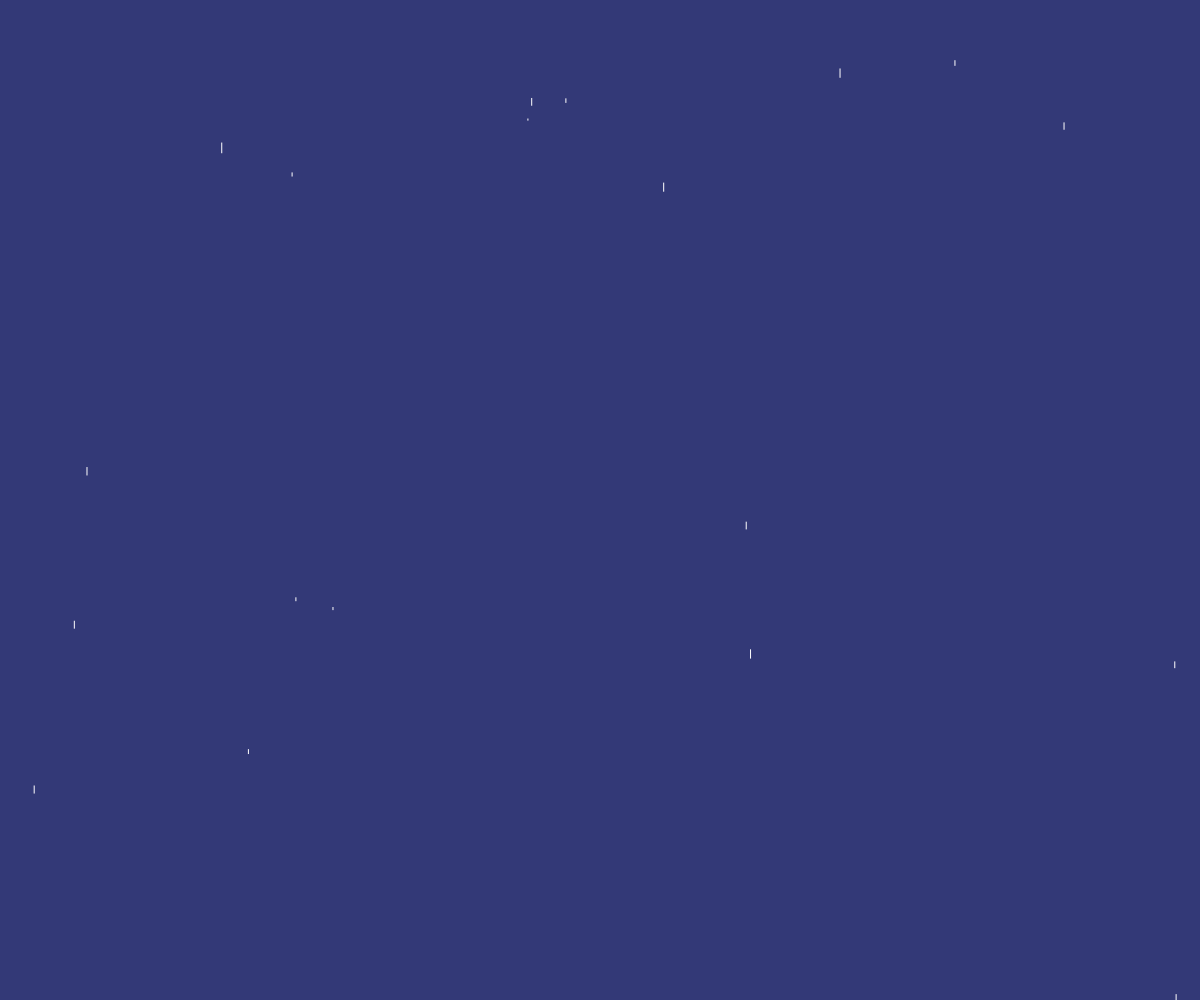
Frame 1 (no input)
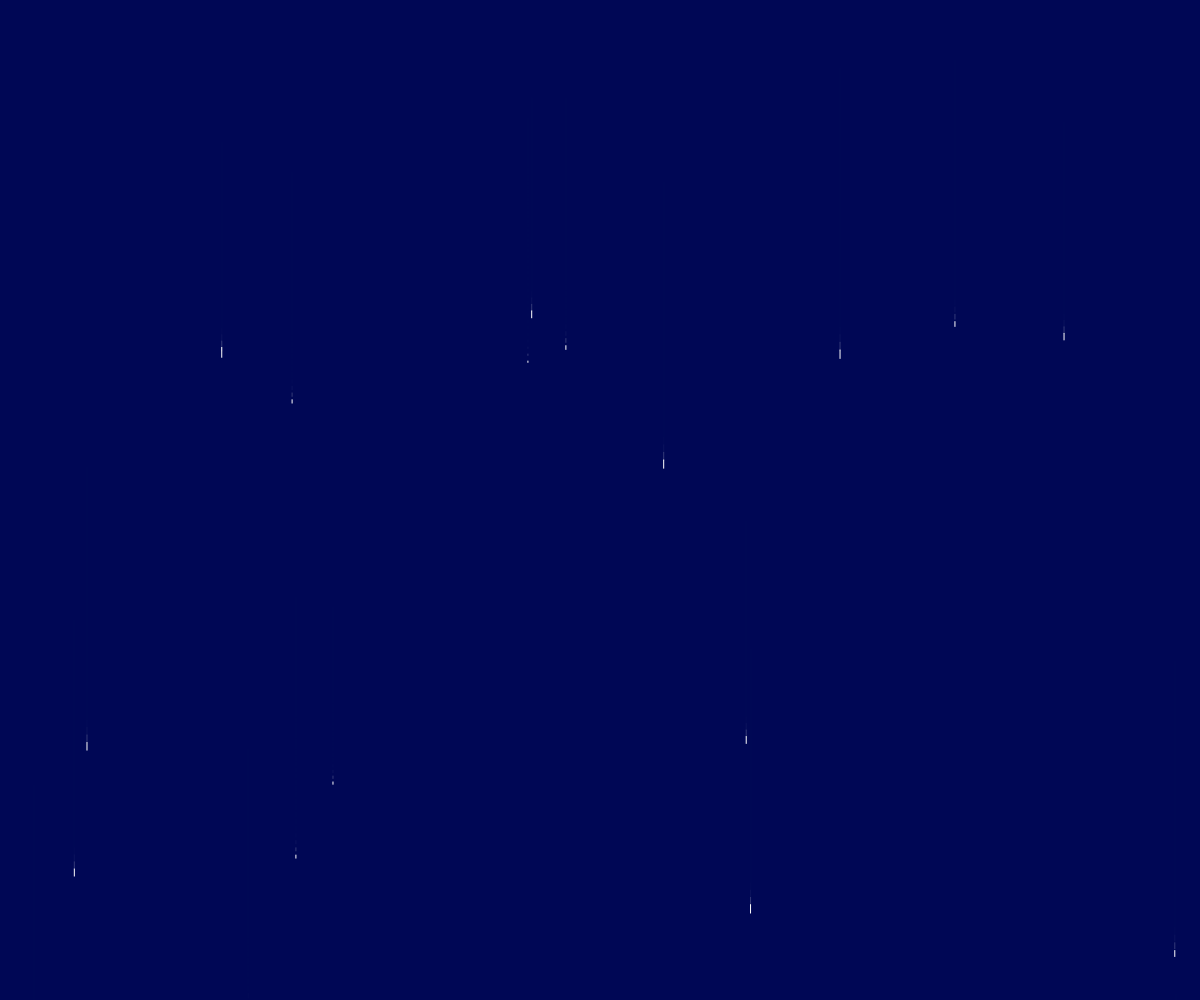
Frame 60 (no input)
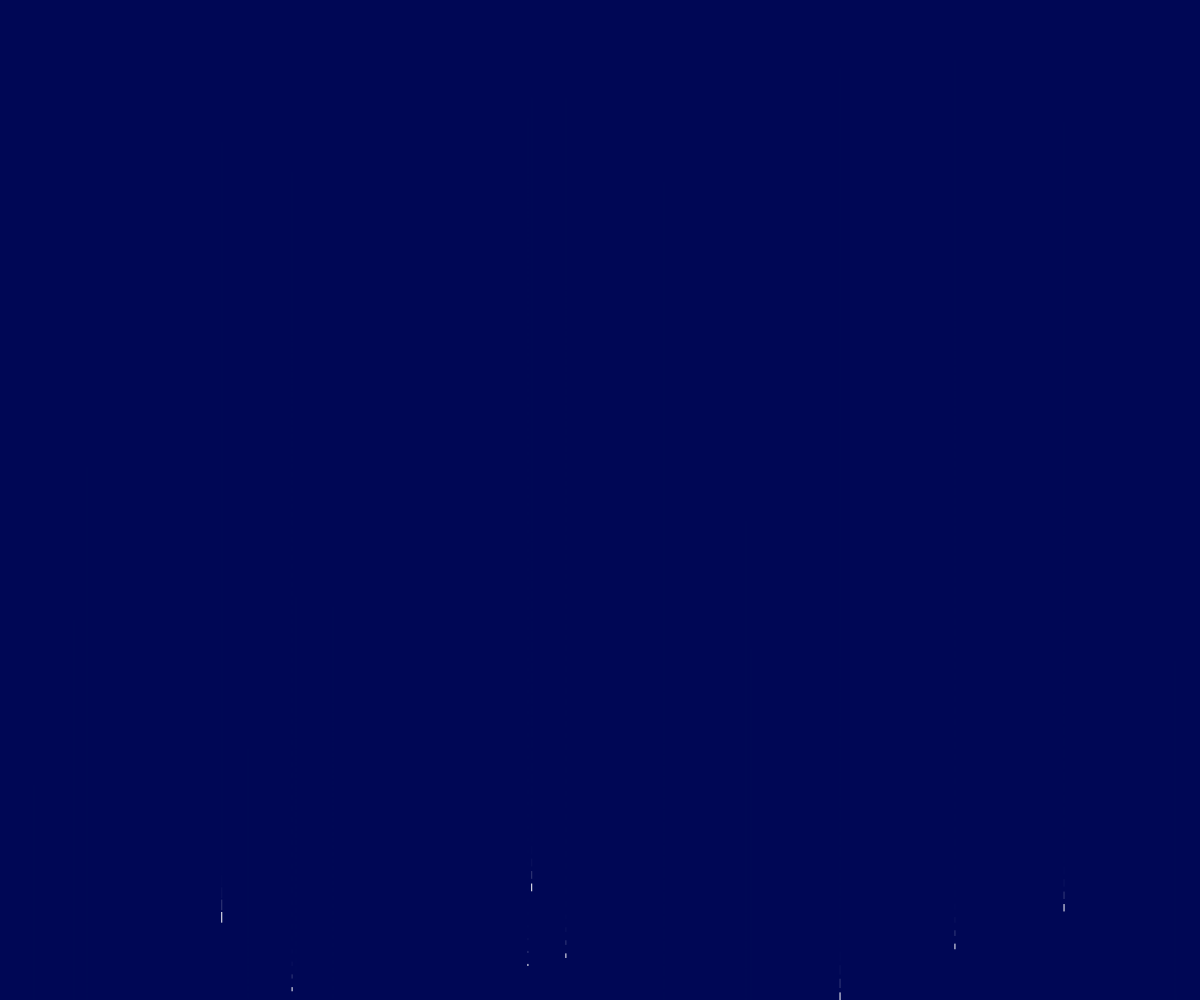
Frame 120 (the mouse pressed at the canvas centre since frame 60)

The p5.js sketch that drew these frames (run headless with seeded random() and noise() and a simulated clock; from frame 60 on, the mouse is pressed at the canvas centre):

// p5.js sketch
// ── sketch.js
var drops = [];
var gravity = 0.1;
//var growth = 1;

//how to continuously loop rain?

function setup() {
  createCanvas(windowWidth, windowHeight);
  for (var i = 0; i < random(5000); i++) {
  drops.push(new drop());
  }

}

function drop() {
  this.x = random(width);
  this.y = random(height);
  this.w = 30;
  this.h = 15;
  this.length = random(1,10);
  this.speed = random(0, 2);
  //this.endY = random(200, 300);
  this.falling = true;

  this.show = function() {
    if (this.falling) {
      stroke(255);
      line(this.x, this.y, this.x, this.y + this.length);
    }
  };

  this.fall = function() {
    this.y = this.y + this.speed;
    this.speed = this.speed + gravity;
  };

  this.reset = function() {
    if (this.w > height / 4) {
      this.x = random(width);
      this.y = -10;
      this.length = 10;
      this.speed = 0;
      this.w = 30;
      this.h = 15;
      this.falling = true;
    }
  };
}

function draw() {
  background('rgba(0, 8, 86, 0.8)');
  
  for (var i = 0; i < drops.length; i = i + 1) {
    drops[i].show();
    drops[i].fall();
    drops[i].reset();
  }
  
}
